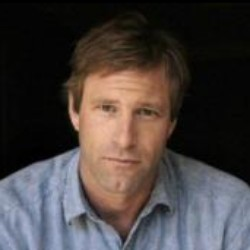
%> input picture Codes(~2021)/CNN/Face-Swapping-master/Face-Swapping-master/Data/Aaron_Eckhart_0001.jpg, 250 x 250 px
$ octave seamSearch.m   (GNU Octave 9; MATLAB toolbox functions it lacks are replaced by stand-ins)
%> lines starting %> are read from the running program, lines starting %| are printed output that depends on the picture
clear()
tic;

%% Load Image

I = imread('\\Neurobiophysics\Byunghun_Lee\Codes\CNN\Face-Swapping-master\Face-Swapping-master\Data/Aaron_Eckhart_0001.jpg');
%> I is the input picture: size 250x250x3 uint8; mean R, G, B 71.8, 64.4, 63
[m, n] = size(rgb2gray(I));
%> m = 250; n = 250
P = uint8(rgb2gray(I));
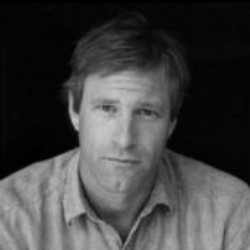
%> P: size 250x250 uint8; min 0, max 201, mean 66.5

%% Compute gradient

[Gx, Gy] = gradient(double(rgb2gray(I)));
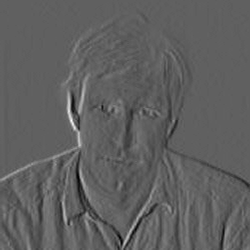
%> Gx: size 250x250 double; min -40.5, max 67, mean 0; drawn with min black and max white
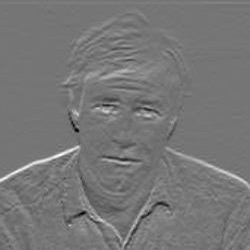
%> Gy: size 250x250 double; min -42.5, max 49.5, mean 0.5; drawn with min black and max white
p = 2;
G = (abs(Gx)).^p+(abs(Gy)).^p;
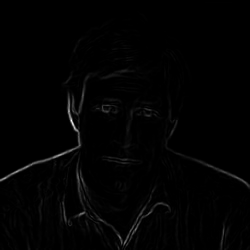
%> G: size 250x250 double; min 0, max 4621.2, mean 49.6; drawn with min black and max white
G = G.^(1/p);
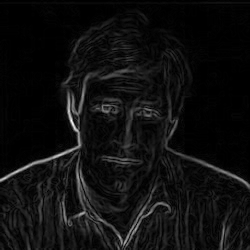
%> G: size 250x250 double; min 0, max 67.98, mean 4.1; drawn with min black and max white
G = G - min(G(:));
G = G/max(G(:));
G = reshape(G, [1, m*n]);
% G = G + 0.01; % Optional - explained in the Report/Addendum.pdf


%% Update coordinate values

[status, cmdout] = system('cat flandmark.txt');
cmdout = strsplit(cmdout);
left_eye = [0,0];
left_mouth = [0,0];
right_eye = [0,0];
right_mouth = [0,0];
%> (the run ends here)

$ run again, with Codes(~2021)/CNN/Face-Swapping-master/Face-Swapping-master/Data/AJ_Cook_0001.jpg copied over Codes(~2021)/CNN/Face-Swapping-master/Face-Swapping-master/Data/Aaron_Eckhart_0001.jpg
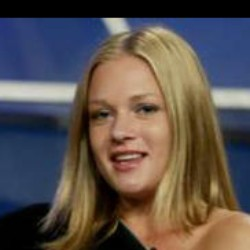
%> input picture Codes(~2021)/CNN/Face-Swapping-master/Face-Swapping-master/Data/AJ_Cook_0001.jpg, 250 x 250 px
%> I is the input picture: size 250x250x3 uint8; mean R, G, B 91, 81, 75.8
%> m = 250
%> `[Gx, Gy] = gradient(double(rgb2gray(I)));`:
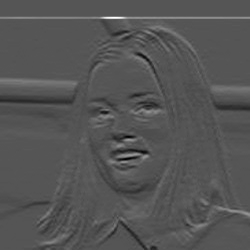
%> Gy: size 250x250 double; min -48, max 96, mean 0.3; drawn with min black and max white
%> `G = G.^(1/p);`:
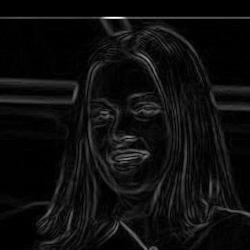
%> G: size 250x250 double; min 0, max 96, mean 5.3; drawn with min black and max white

$ run again, with Codes(~2021)/CNN/Face-Swapping-master/Face-Swapping-master/Data/Aaron_Peirsol_0003.jpg copied over Codes(~2021)/CNN/Face-Swapping-master/Face-Swapping-master/Data/Aaron_Eckhart_0001.jpg
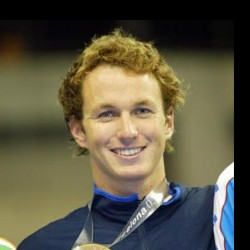
%> input picture Codes(~2021)/CNN/Face-Swapping-master/Face-Swapping-master/Data/Aaron_Peirsol_0003.jpg, 250 x 250 px
%> I is the input picture: size 250x250x3 uint8; mean R, G, B 91.4, 86.6, 67
%> m = 250
%> `[Gx, Gy] = gradient(double(rgb2gray(I)));`:
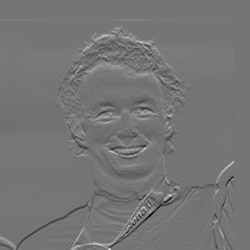
%> Gy: size 250x250 double; min -95, max 112, mean 0.3; drawn with min black and max white
%> `G = G/max(G(:));`:
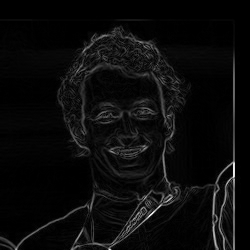
%> G: size 250x250 double; min 0, max 1, mean 0.0454

$ run again, with Codes(~2021)/CNN/Face-Swapping-master/Face-Swapping-master/Data/Abdel_Madi_Shabneh_0001.jpg copied over Codes(~2021)/CNN/Face-Swapping-master/Face-Swapping-master/Data/Aaron_Eckhart_0001.jpg
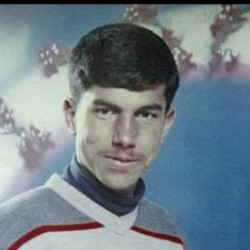
%> input picture Codes(~2021)/CNN/Face-Swapping-master/Face-Swapping-master/Data/Abdel_Madi_Shabneh_0001.jpg, 250 x 250 px
%> I is the input picture: size 250x250x3 uint8; mean R, G, B 112.8, 127.5, 135.6
%> m = 250
%> `[Gx, Gy] = gradient(double(rgb2gray(I)));`:
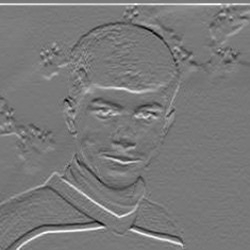
%> Gy: size 250x250 double; min -61, max 68, mean 0.6; drawn with min black and max white
%> `G = G.^(1/p);`:
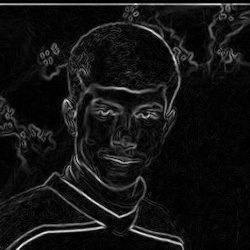
%> G: size 250x250 double; min 0, max 78.17, mean 6.1; drawn with min black and max white
